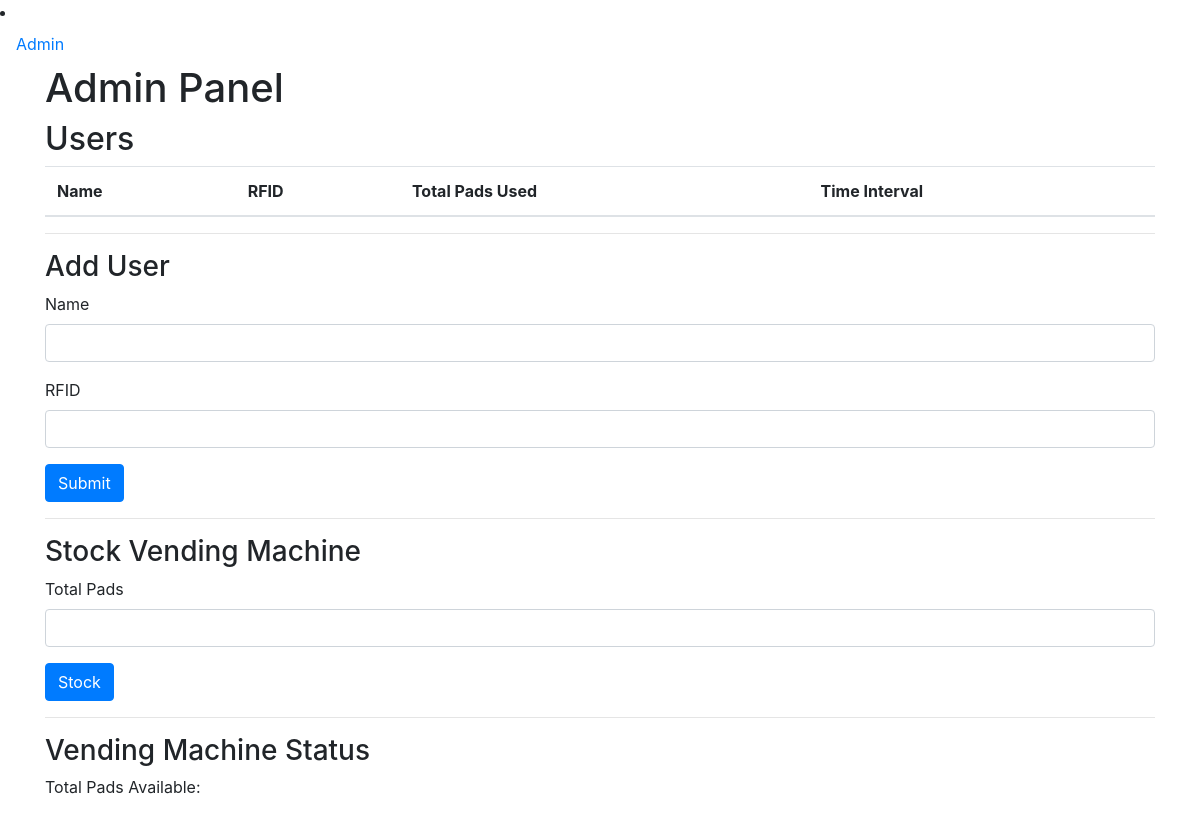
/admin, run on an earlier commit of the app's database.
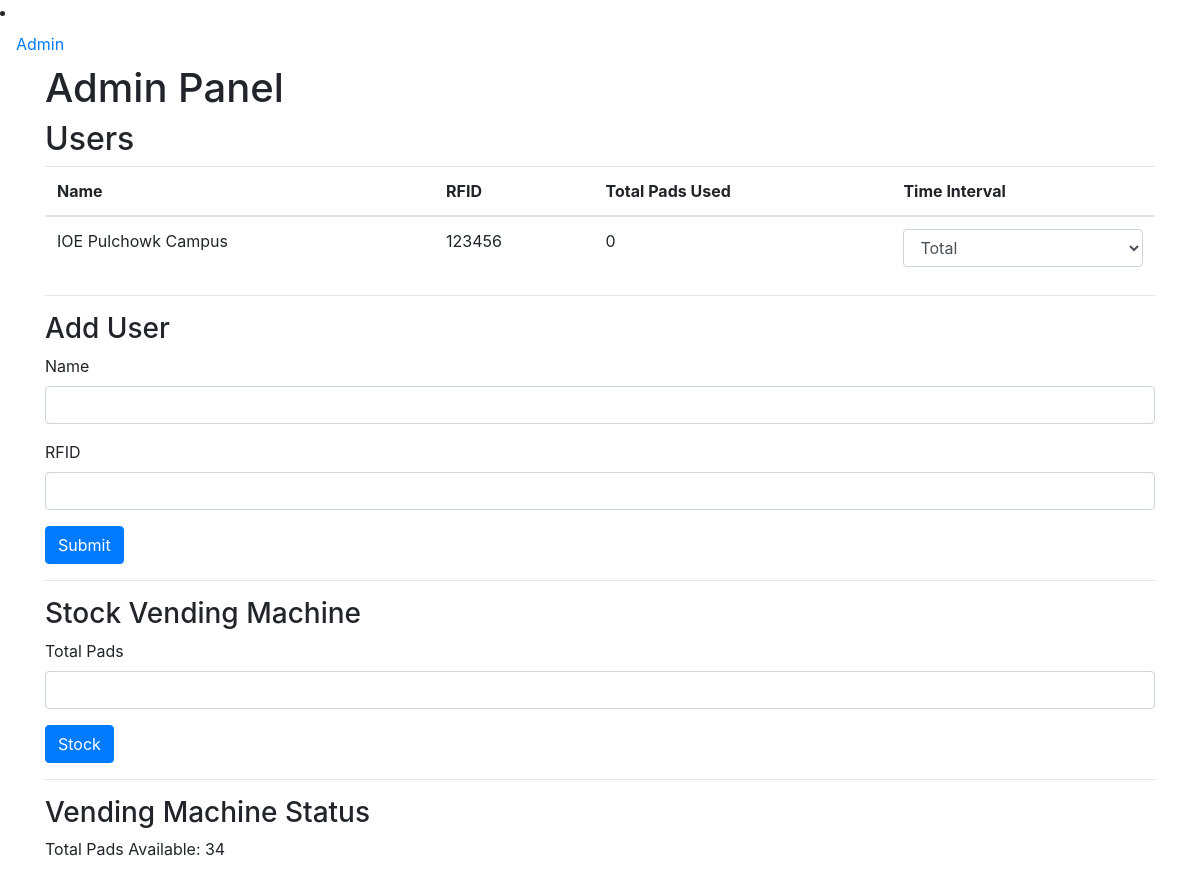
And on a later commit of the database.
### app.py (models this page shows, shortened)
class User(db.Model):
    id = db.Column(db.Integer, primary_key=True)
    name = db.Column(db.String(80), unique=True, nullable=False)
    rfid = db.Column(db.String(120), unique=True, nullable=False)

class VendingMachine(db.Model):
    id = db.Column(db.Integer, primary_key=True)
    total_pads = db.Column(db.Integer, nullable=False)

### app.py (the view)
@app.route('/admin')
def admin():
    users = User.query.all()
    machine = VendingMachine.query.first()
    return render_template('admin.html', users=users, machine=machine)

### templates/admin.html (shortened to what this page needs)
{% extends 'base.html' %}
{% block content %}
    <div class="container">
        <h1>Admin Panel</h1>
        <h2>Users</h2>
        <table class="table">
          <thead>
            <tr>
              <th>Name</th>
              <th>RFID</th>
              <th>Total Pads Used</th>
              <th>Time Interval</th>
            </tr>
          </thead>
          {% for user in users %}
          <tr>
            <td>{{user.name}}</td>
            <td>{{user.rfid}}</td>
            <td>{{user.transactions|length}}</td>
            <td>
              <select class="form-control" onchange="showPadsUsed({{user.id}}, this.value)">
                <option value="total">Total</option>
              </select>
            </td>
          </tr>
          {% endfor %}
        </table>
        <hr>
        <h3>Add User</h3>
        <form method="POST" action="/add_user">
            <div class="form-group">
                <label>Name</label>
                <input type="text" class="form-control" name="name">
            </div>
            <div class="form-group">
                <label>RFID</label>
                <input type="text" class="form-control" name="rfid">
            </div>
            <button type="submit" class="btn btn-primary">Submit</button>
        </form>
        <hr>
        <h3>Stock Vending Machine</h3>
        <form method="POST" action="/stock_machine">
            <div class="form-group">
                <label>Total Pads</label>
                <input type="number" class="form-control" name="total_pads">
            </div>
            <button type="submit" class="btn btn-primary">Stock</button>
        </form>
        <hr>
        <h3>Vending Machine Status</h3>
        <p>Total Pads Available: {{ machine.total_pads }}</p>
    </div>
{% endblock %}

### templates/base.html (shortened to what this page needs)
<!DOCTYPE html>
<html>
<head>
    <link rel="stylesheet" href="https://stackpath.bootstrapcdn.com/bootstrap/4.3.1/css/bootstrap.min.css">
</head>
<body>
    <li class="nav-item">
        <a class="nav-link" href="{{ url_for('admin') }}">Admin</a>
      </li>
    {% block content %}
    {% endblock %}
</body>
</html>

What changed in the data, as far as the page shows it:
added User: name "IOE Pulchowk Campus", rfid "123456", transactions|length "0", id "Total"
added VendingMachine: total_pads "34"
